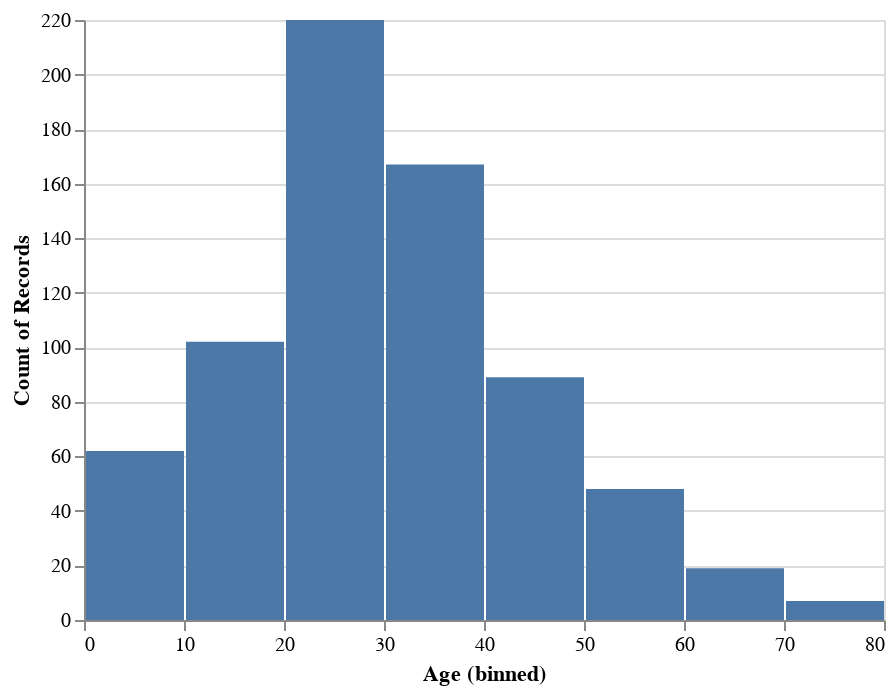

Here is the notebook cell this chart was saved with:
### Markdown cell above
### Analisando os valores faltantes

### Code cell
source = train

alt.Chart(source).mark_bar().encode(
    alt.X("Age:Q", bin=True),
    y='count()',
)

### Figure 1 — Vega-Lite specification as saved in the notebook (floating-point values rounded to 4 significant figures; data arrays with more than 128 entries replaced by an {"elided": "..."} marker saying what was removed)
{"config": {"view": {"continuousWidth": 400, "continuousHeight": 300}}, "data": {"name": "data-93290830beea3a875eeab316df346c54"}, "mark": "bar", "encoding": {"x": {"type": "quantitative", "bin": true, "field": "Age"}, "y": {"type": "quantitative", "aggregate": "count"}}, "$schema": "https://vega.github.io/schema/vega-lite/v4.8.1.json", "datasets": {"data-93290830beea3a875eeab316df346c54": {"elided": "891 records"}}}
